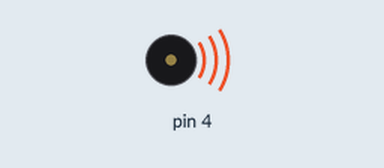
Bench run of a sketch on a simulated Arduino Uno, built with avr-gcc and run on an emulated ATmega328P. Parts: buzzer (waves = sounding). What the sketch prints to the serial monitor is not drawn.

Above: at 0.1 s.
At 0.6 s:
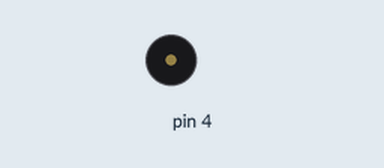
Timing chart, 0 to 2.1 s (numbered marks = the images above):
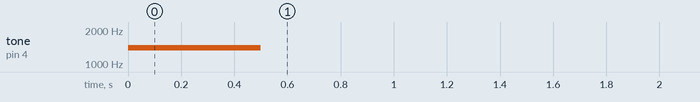

The sketch:

PlayOneNote.ino
```cpp
// Robotics with the BOE Shield – PlayOneNote
// Displays and plays one element from note array.

int note[] = {1047, 1147, 1319, 1397, 1568, 1760, 1976, 2093};

void setup()
{
  Serial.begin(9600);

  Serial.print("note = ");
  Serial.println(note[3]);

  tone(4, note[3], 500);
  delay(750);
}

void loop()
{
}
```
